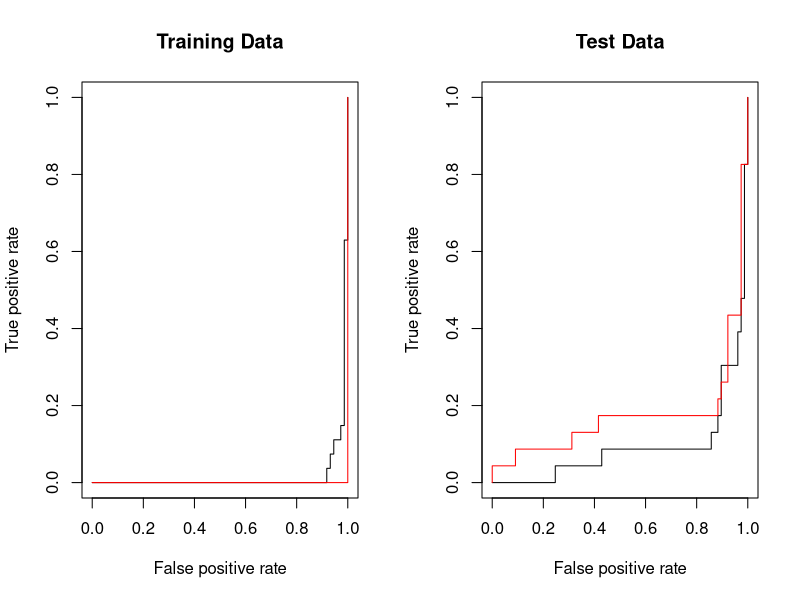

Reproduce this figure in R.
library(e1071)
library(ROCR)
#______________________________________________________________________________

set.seed(1)
x <- matrix(rnorm(200 * 2), ncol = 2)
x[1:100,] <- x[1:100,] + 2
x[101:150,] <- x[101:150,] - 2
y <- c(rep(1, 150), rep(2, 50))
dat <- data.frame(x = x, y = as.factor(y))
train <- sample(200, 100)

# Plot an ROC curve given a vector containing a numerical score for each
# observation, pred, and a vector containing the class label for each 
# observation, truth.
rocplot <- function(pred, truth, ...) {
    predob <- prediction(pred, truth)
    perf <- performance(predob, "tpr", "fpr")
    plot(perf, ...)
}

# Obtain fitted values for each observation, i.e. the numerical scores used
# to obtain the class labels.
svmfit.opt <- svm(y ~ ., data = dat[train,], kernel = "radial",
                         gamma = 2, cost = 1, decision.values = T)
fitted <- attributes(predict(svmfit.opt, dat[train,], decision.values = T))$decision.values

# ROC plot.
par(mfrow = c(1, 2))
rocplot(fitted, dat[train, "y"], main = "Training Data")
#   SVM appears to be producing accurate predictions.

# Increase gamma to produce a more flexible fit for accuracy improvements.
svmfit.flex <- svm(y ~ ., data = dat[train,], kernel = "radial",
                   gamma = 50, cost = 1, decision.values = T)
fitted <- attributes(predict(svmfit.flex, dat[train,], decision.values = T))$decision.values
rocplot(fitted, dat[train, "y"], add = T, col = "red")
#   Note that these curves are fitted on the training data.

# Compute ROC curves on the test data.
fitted <- attributes(predict(svmfit.opt, dat[-train,], decision.values = T))$decision.values
rocplot(fitted, dat[-train, "y"], main = "Test Data")
fitted <- attributes(predict(svmfit.flex, dat[-train,], decision.values = T))$decision.values
rocplot(fitted, dat[-train, "y"], add = T, col = "red")
